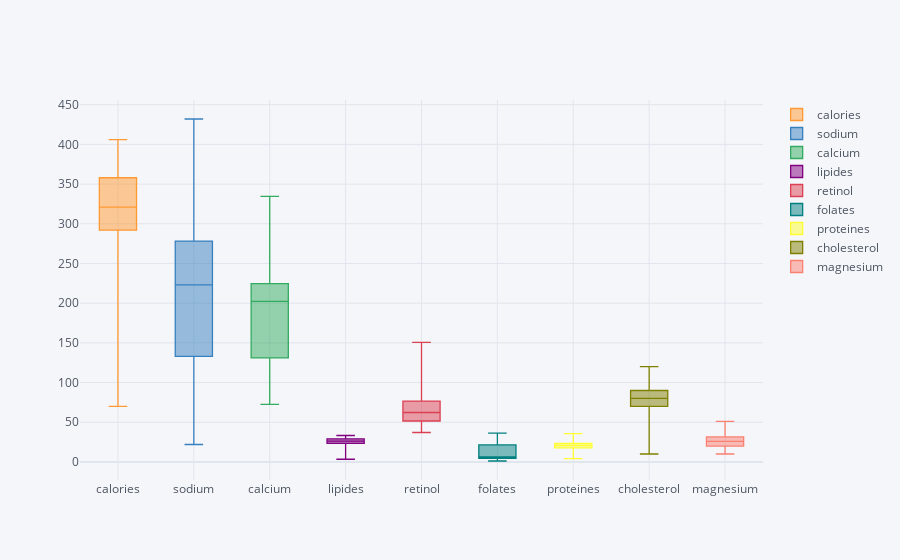

The notebook cell this image was saved under:
### Code cell
f.iplot(kind="box") ## boxplot

### Figure 1 — Plotly figure (JSON) as saved in the notebook; plotly's stock layout.template omitted (floating-point values rounded to 4 significant figures)
{"data": [{"boxpoints": false, "line": {"width": 1.3}, "marker": {"color": "rgba(255, 153, 51, 1.0)"}, "name": "calories", "orientation": "v", "type": "box", "y": [314, 314, 401, 342, 264, 367, 344, 292, 406, 399, 308, 327, 378, 206, 292, 80, 115, 338, 347, 381, 142, 300, 355, 309, 370, 298, 321, 321, 70]}, {"boxpoints": false, "line": {"width": 1.3}, "marker": {"color": "rgba(55, 128, 191, 1.0)"}, "name": "sodium", "orientation": "v", "type": "box", "y": [353.5, 238, 112, 336, 314, 256, 192, 276, 172, 92, 222, 148, 60, 160, 390, 41, 25, 311, 285, 240, 22, 223, 232, 272, 432, 205, 252, 140, 91]}, {"boxpoints": false, "line": {"width": 1.3}, "marker": {"color": "rgba(50, 171, 96, 1.0)"}, "name": "calcium", "orientation": "v", "type": "box", "y": [72.6, 209.8, 259.4, 211.1, 215.9, 264, 87.2, 132.9, 182.3, 220.5, 79.2, 272.2, 308.2, 72.8, 168.5, 146.3, 94.8, 236.7, 219, 334.6, 78.2, 156.7, 178.9, 202.3, 162, 261, 125.5, 218, 215.7]}, {"boxpoints": false, "line": {"width": 1.3}, "marker": {"color": "rgba(128, 0, 128, 1.0)"}, "name": "lipides", "orientation": "v", "type": "box", "y": [26.3, 25.1, 33.3, 28.9, 19.5, 28.8, 27.9, 25.4, 32.5, 32.4, 25.6, 24.7, 29.4, 18.5, 24, 3.5, 7.8, 29.1, 29.5, 27.5, 10.4, 23.4, 28, 24.6, 31.2, 23.3, 27.3, 29.3, 3.4]}, {"boxpoints": false, "line": {"width": 1.3}, "marker": {"color": "rgba(219, 64, 82, 1.0)"}, "name": "retinol", "orientation": "v", "type": "box", "y": [51.6, 63.7, 54.9, 37.1, 103, 48.8, 90.1, 116.4, 76.4, 55.9, 63.6, 65.7, 56.3, 150.5, 77.4, 50, 64.3, 46.7, 57.6, 90, 63.4, 53, 51.5, 73.1, 83.5, 60.4, 62.3, 49.2, 42.9]}, {"boxpoints": false, "line": {"width": 1.3}, "marker": {"color": "rgba(0, 128, 128, 1.0)"}, "name": "folates", "orientation": "v", "type": "box", "y": [30.3, 6.4, 1.2, 27.5, 36.4, 5.7, 36.3, 32.5, 4.9, 1.3, 21.1, 5.5, 2.4, 31, 5.5, 20, 22.6, 3.6, 5.8, 5.2, 20.4, 4, 6.8, 8.1, 13.3, 6.7, 6.2, 3.7, 2.9]}, {"boxpoints": false, "line": {"width": 1.3}, "marker": {"color": "rgba(255, 255, 51, 1.0)"}, "name": "proteines", "orientation": "v", "type": "box", "y": [21, 22.6, 26.6, 20.2, 23.4, 23, 19.5, 17.8, 26, 29.2, 20.5, 24.7, 29.4, 11.1, 16.8, 8.3, 7, 20.4, 23.6, 35.7, 9.4, 21.1, 22.4, 19.7, 18.7, 23.3, 21.8, 17.6, 4.1]}, {"boxpoints": false, "line": {"width": 1.3}, "marker": {"color": "rgba(128, 128, 0, 1.0)"}, "name": "cholesterol", "orientation": "v", "type": "box", "y": [70, 70, 120, 90, 60, 90, 80, 70, 110, 120, 80, 80, 110, 50, 70, 10, 30, 90, 80, 80, 20, 70, 90, 80, 100, 70, 80, 80, 13]}, {"boxpoints": false, "line": {"width": 1.3}, "marker": {"color": "rgba(251, 128, 114, 1.0)"}, "name": "magnesium", "orientation": "v", "type": "box", "y": [20, 27, 41, 27, 20, 30, 36, 25, 28, 51, 13, 44, 45, 16, 20, 11, 10, 40, 30, 46, 10, 22, 25, 30, 25, 26, 20, 30, 14]}], "layout": {"legend": {"bgcolor": "#F5F6F9", "font": {"color": "#4D5663"}}, "paper_bgcolor": "#F5F6F9", "plot_bgcolor": "#F5F6F9", "title": {"font": {"color": "#4D5663"}}, "xaxis": {"gridcolor": "#E1E5ED", "showgrid": true, "tickfont": {"color": "#4D5663"}, "title": {"font": {"color": "#4D5663"}, "text": ""}, "zerolinecolor": "#E1E5ED"}, "yaxis": {"gridcolor": "#E1E5ED", "showgrid": true, "tickfont": {"color": "#4D5663"}, "title": {"font": {"color": "#4D5663"}, "text": ""}, "zerolinecolor": "#E1E5ED"}}}
